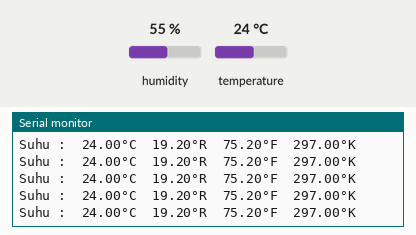
A sketch run on a simulated Arduino Uno, built with avr-gcc and run on an emulated ATmega328P. Shown: the last lines printed to the serial monitor. Inputs (shaded band) come from the test bench; at power-on: temperature 24 °C, humidity 55 %.

Above: at 2.8 s.
2.9 s: temperature set to 41 °C
At 4.17 s:
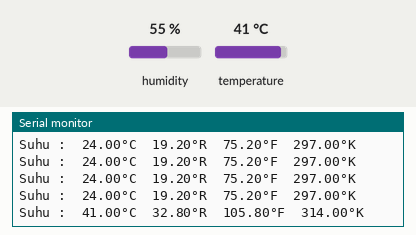
8.9 s: temperature set to 12 °C
At 9.0 s:
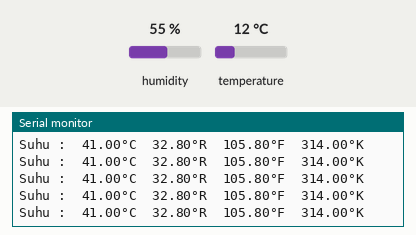
14.9 s: temperature set to 19 °C
At 15.04 s:
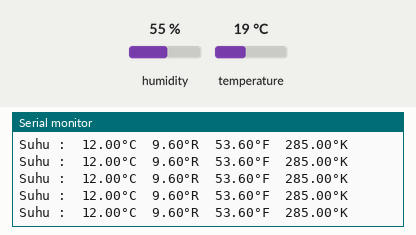
20.9 s: temperature set to 41 °C
At 20.98 s:
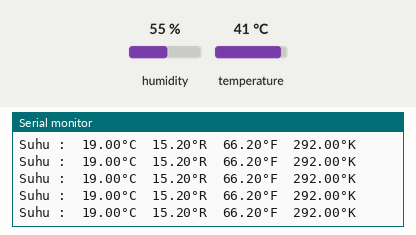
26.9 s: temperature set to 28 °C
At 28.59 s:
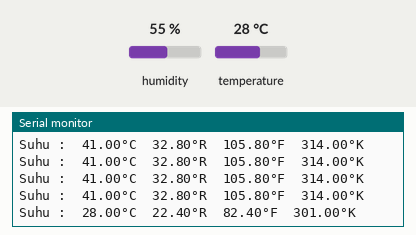
Timing chart, 0 to 30.1 s (numbered marks = the images above; inputs shaded):
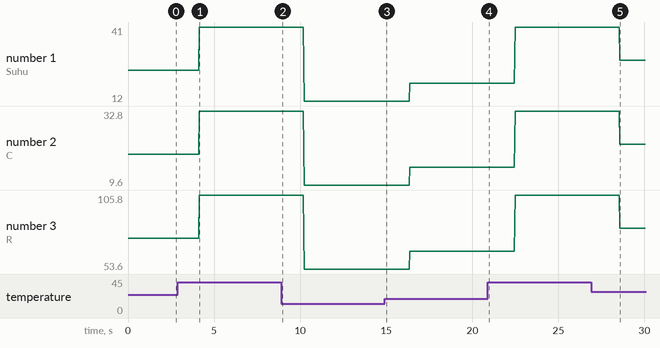

The sketch:

konversi_suhu.ino
```cpp
#include <DHT.h>
DHT dht(2, DHT11);

float reamur = 0;
float fahrenheit = 0;
float kelvin = 0;

void setup(){
 Serial.begin(9600);
 dht.begin();
}

void loop(){
 float suhu = dht.readTemperature();
 reamur = 0.8*suhu;
 fahrenheit = (1.8*suhu) + 32;
 kelvin = suhu + 273;
 Serial.print("Suhu :");
 Serial.print("  ");
 Serial.print(suhu);
 Serial.print("°C");
 Serial.print("  ");
 Serial.print(reamur);
 Serial.print("°R");
 Serial.print("  ");
 Serial.print(fahrenheit);
 Serial.print("°F");
 Serial.print("  ");
 Serial.print(kelvin);
 Serial.println("°K");
}
```

Measured:
- after the input at 2.9 s, the serial monitor: prints a new line after 1.3 s (image 1)
- after the input at 26.9 s, the serial monitor: prints a new line after 1.7 s (image 5)
- plotted number 1: 24 → 41 after the input at 2.9 s, 41 → 12 after the input at 8.9 s, 12 → 19 after the input at 14.9 s, 19 → 41 after the input at 20.9 s, 41 → 28 after the input at 26.9 s
- plotted number 2: 19.2 → 32.8 after the input at 2.9 s, 32.8 → 9.6 after the input at 8.9 s, 9.6 → 15.2 after the input at 14.9 s, 15.2 → 32.8 after the input at 20.9 s, 32.8 → 22.4 after the input at 26.9 s
- plotted number 3: 75.2 → 105.8 after the input at 2.9 s, 105.8 → 53.6 after the input at 8.9 s, 53.6 → 66.2 after the input at 14.9 s, 66.2 → 105.8 after the input at 20.9 s, 105.8 → 82.4 after the input at 26.9 s
